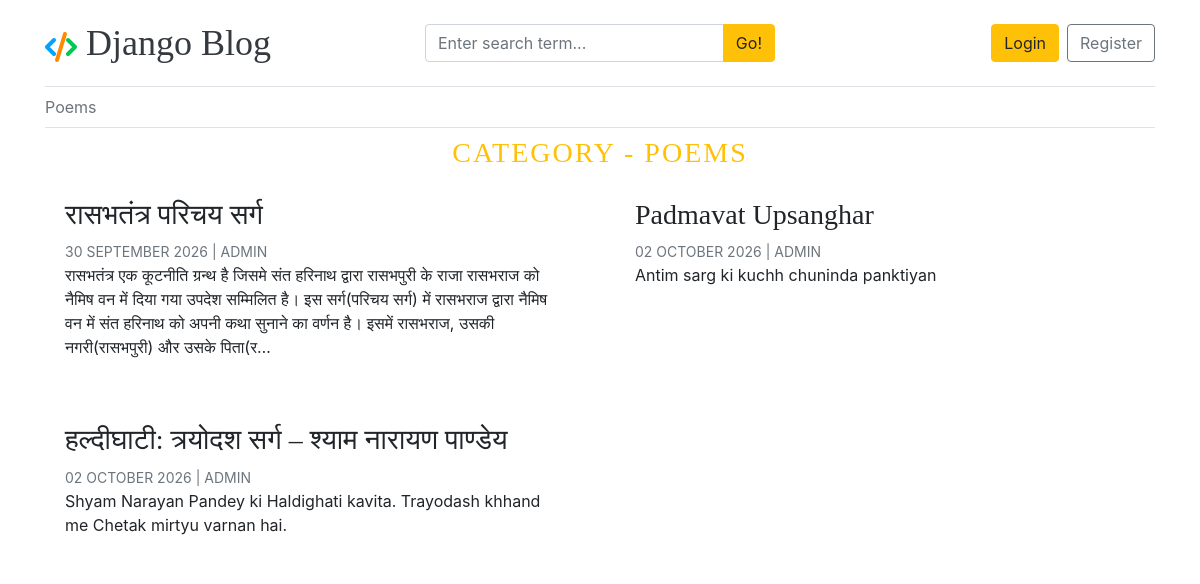
The page /category/16/ on the database as committed earlier.
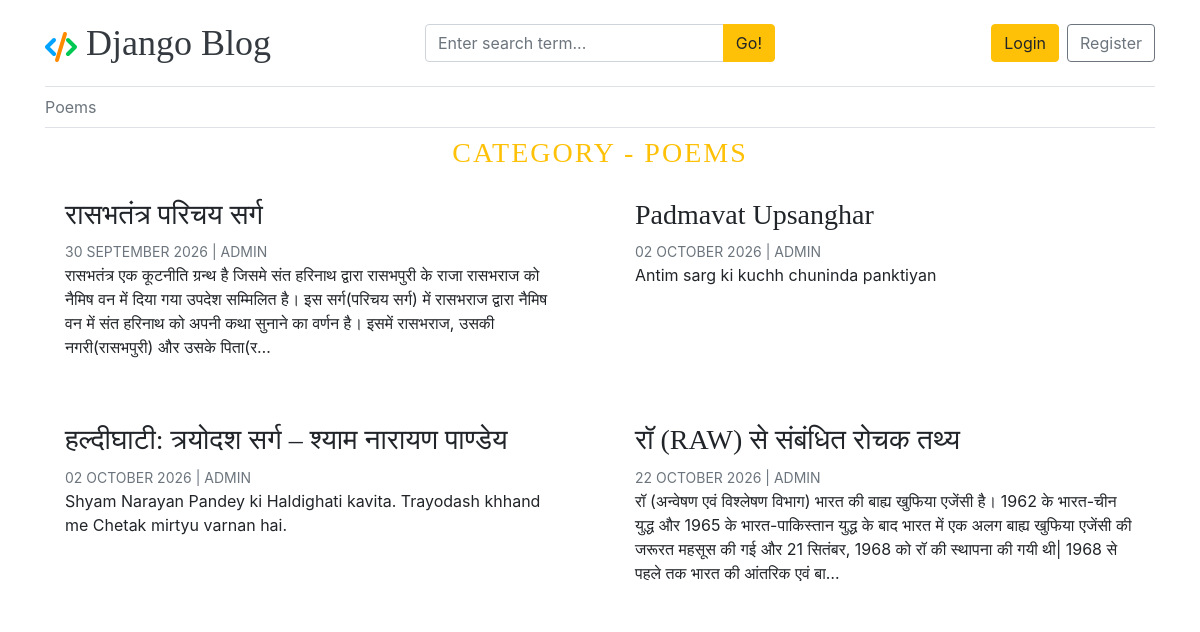
The same page on the database as committed later.
### blogs/models.py (models this page shows, shortened)
class Category(models.Model):
    category_name = models.CharField(max_length=50, unique=True)
    created_at = models.DateTimeField(auto_now_add=True)
    updated_at = models.DateTimeField(auto_now=True)
    class Meta:
        verbose_name_plural = "Categories"
    def __str__(self) -> str:
        return self.category_name

class Blog(models.Model):
    title = models.CharField(max_length=100)
    slug = models.SlugField(max_length=150, unique=True, blank=True)
    category = models.ForeignKey(Category, on_delete=models.CASCADE)
    author = models.ForeignKey(User, on_delete=models.CASCADE)
    featured_image = models.ImageField(upload_to='uploads/%Y/%m/%d')
    short_description = models.TextField(max_length=500)
    blog_body = models.TextField(max_length=20000)
    status = models.CharField(max_length=24,choices=STATUS_CHOICES, default='Draft')
    visits = models.IntegerField(default=0)
    is_featured = models.BooleanField(default=False)
    created_at = models.DateTimeField(auto_now_add=True)
    updated_at = models.DateTimeField(auto_now=True)

### blogs/views.py (the view)
# urls.py: path('<int:category_id>/', views.posts_by_category, name='posts_by_category')
def posts_by_category(request, category_id):
    posts = Blog.objects.filter(status='Published', category=category_id)
    category = get_object_or_404(Category, pk=category_id)
    return render(request, 'post_by_category.html', {'posts': posts, 'category': category})

### blogs/context_processors.py (called while the page is built)
def get_categories(request):
    categories = Category.objects.all()
    try:
        about = About.objects.get()
    except:
        about = None
    return dict(categories=categories, about=about)

def get_social_links(request):
    social_links = SocialLink.objects.all()
    return dict(social_links=social_links)

### templates/post_by_category.html (shortened to what this page needs)
{% extends 'base.html' %}
{% block content %}
    <h3 class="text-uppercase text-warning text-center" style="letter-spacing:2px">Category - {{ category }}</h3>
    <div class="row mb-2">
    {% if posts %}
        {% for post in posts %}
                <div class="col-md-6 mb-4">
                    <div class="card border-0 h-100">
                        <div class="card-body">
                            <h3>{{ post.title }}</h3>
                            <small class="mb-1 text-muted text-uppercase">{{ post.created_at|date:'d F Y' }}
                                | {{ post.author }}</small>
                            <p class="card-text">{{ post.short_description|truncatechars:260 }}</p>
                        </div>
                    </div>
                </div>
        {% endfor %}
        {% else %}
        <p>No Posts Found</p>
    {% endif %}
    </div>
{% endblock %}

### templates/base.html (shortened to what this page needs)
{% load static %}
<!DOCTYPE html>
<html lang="en">
<head>
    <link href="https://cdn.jsdelivr.net/npm/bootstrap@4.6.2/dist/css/bootstrap.min.css"
          rel="stylesheet">
    <link rel="stylesheet"
          href="https://cdnjs.cloudflare.com/ajax/libs/font-awesome/4.7.0/css/font-awesome.min.css">
    <link href="{% static 'css/blog.css' %}" rel="stylesheet">
    <link rel="stylesheet" href="https://cdnjs.cloudflare.com/ajax/libs/highlight.js/11.12.0/styles/default.min.css">
    <link rel="stylesheet" href="https://cdnjs.cloudflare.com/ajax/libs/highlight.js/11.11.1/styles/hybrid.min.css">
</head>
<body>
<div class="container">
    {% if not '/dashboard' in request.path %}
        <div class="site-navbar">
            <header class="blog-header py-3 border-bottom">
                <div class="row align-items-center">
                    <div class="col-12 col-md-4 text-center text-md-left mb-2 mb-md-0">
                        <a class="blog-header-logo text-dark" href="/">
                            {{ about.site_icon_svg|safe }}
                            {{ about.site_name }}
                        </a>
                    </div>
                    <div class="col-12 col-md-4 mb-2 mb-md-0">
                        <form action="{% url 'search' %}" method="GET">
                            <div class="input-group">
                                <input class="form-control"
                                       type="text"
                                       name="keyword"
                                       value="{{ keyword }}"
                                       placeholder="Enter search term..."
                                       aria-label="Search"
                                       required>
                                <div class="input-group-append">
                                    <button type="submit" class="btn btn-warning">Go!</button>
                                </div>
                            </div>
                        </form>
                    </div>
                    <div class="col-12 col-md-4
                                d-flex
                                justify-content-center
                                justify-content-md-end
                                align-items-center">
                        {% if not user.is_authenticated %}
                            <a class="btn btn-warning" href="{% url 'login' %}">Login</a>
                            <a class="btn btn-outline-secondary ml-2" href="{% url 'register' %}">Register</a>
                        {% endif %}
                    </div>
                </div>
            </header>
        </div>
        <div class="nav-scroller py-1 mb-2 border-bottom">
            <nav class="nav justify-content-start">
                {% for category in categories %}
                    <a class="py-1 pr-3 pl-0 text-muted" href="/category/{{ category.id }}">
                        {{ category }}
                    </a>
                {% endfor %}
            </nav>
        </div>
    {% endif %}
    <main role="main">
        {% block content %}
        {% endblock %}
    </main>
</div>
</body>
</html>

Rows that differ between the two databases and show on the page:
added Blog: title "रॉ (RAW) से संबंधित रोचक तथ्य", created_at "22 OCTOBER 2026", author "ADMIN", short_description "रॉ (अन्वेषण एवं विश्लेषण विभाग) भारत की बाह्य खुफिया एजेंसी है। 1962 के भारत-चीन युद्ध और 1965 के भारत-पाकिस्तान युद्ध के बाद भारत में एक अलग बाह्य खुफिया एजेंसी की जरूरत महसूस की गई और 21 सितंबर, 1968 को रॉ की स्थापना की गयी थी| 1968 से पहले तक भारत की आंतरिक एवं बा…"
